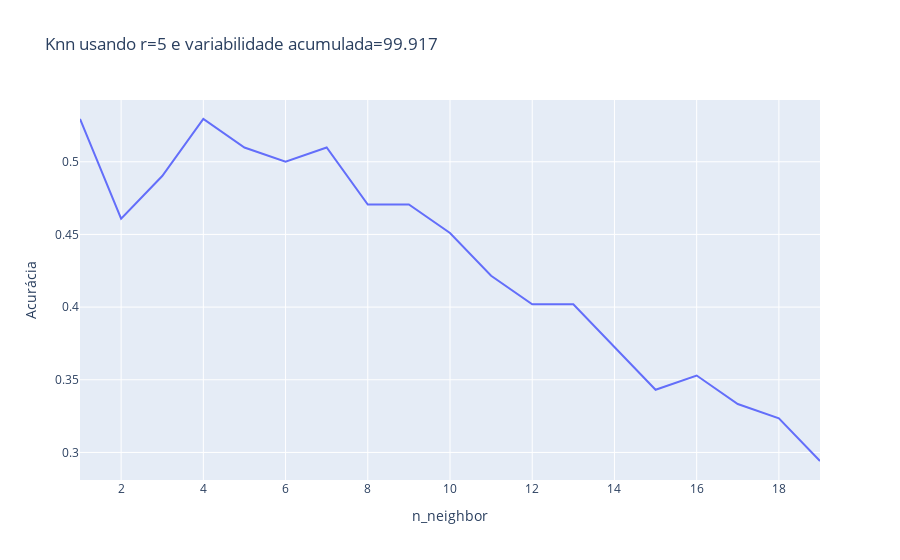

The code cell stored with this chart in its notebook:
### Code cell
n_neighbor_list = []
acc_list = []

for i in range(1,20):
    
    n_neighbor_list.append(i)
    
    knn = KNeighborsClassifier(n_neighbors=i) #metric='mahalanobis'
    knn.fit(new_X_train, y_train.values.ravel())

    predictions = knn.predict(new_X_test)
    variabilidade_acumulada = _variabilidade_acumulada(S,r)
    acc=accuracy_score(y_test, predictions)
    
    acc_list.append(acc)
    
#     # neigh.score(y_train, predictions)
#     print("Com n_neighbors = {} foi obtido acurácia de {}".format(i, acc))
#     print("---------------------------------------------------------------")
    
fig = px.line(x=n_neighbor_list, y=acc_list, title='Knn usando r=5 e variabilidade acumulada=99.917')
fig.update_layout(
xaxis_title="n_neighbor",
yaxis_title="Acurácia")

fig.show()

### Figure 1 — Plotly figure (JSON) as saved in the notebook; plotly's stock layout.template omitted (floating-point values rounded to 4 significant figures)
{"data": [{"hovertemplate": "x=%{x}<br>y=%{y}<extra></extra>", "legendgroup": "", "line": {"color": "#636efa", "dash": "solid"}, "mode": "lines", "name": "", "orientation": "v", "showlegend": false, "type": "scatter", "x": [1, 2, 3, 4, 5, 6, 7, 8, 9, 10, 11, 12, 13, 14, 15, 16, 17, 18, 19], "xaxis": "x", "y": [0.5294, 0.4608, 0.4902, 0.5294, 0.5098, 0.5, 0.5098, 0.4706, 0.4706, 0.451, 0.4216, 0.402, 0.402, 0.3725, 0.3431, 0.3529, 0.3333, 0.3235, 0.2941], "yaxis": "y"}], "layout": {"legend": {"tracegroupgap": 0}, "title": {"text": "Knn usando r=5 e variabilidade acumulada=99.917"}, "xaxis": {"anchor": "y", "domain": [0, 1], "title": {"text": "n_neighbor"}}, "yaxis": {"anchor": "x", "domain": [0, 1], "title": {"text": "Acurácia"}}}}
